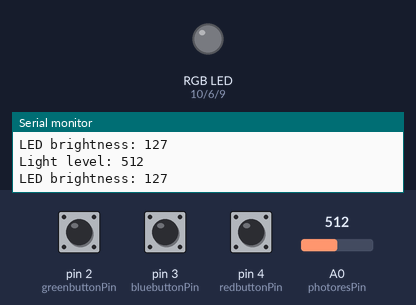
Bench run of a sketch on a simulated Arduino Uno, built with avr-gcc and run on an emulated ATmega328P. Parts: an RGB LED mixed from three pins (HIGH = lit), the last lines printed to the serial monitor. Inputs (shaded band) come from the test bench; at power-on: pin 2 (greenbuttonPin) LOW, pin 3 (bluebuttonPin) LOW, pin 4 (redbuttonPin) LOW, A0 (photoresPin) = 512. Dim RGB values are drawn brighter than linear.

Above: at 1.2 s.
1.3 s: pin 2 (greenbuttonPin) pulled HIGH for 0.15 s
At 1.41 s:
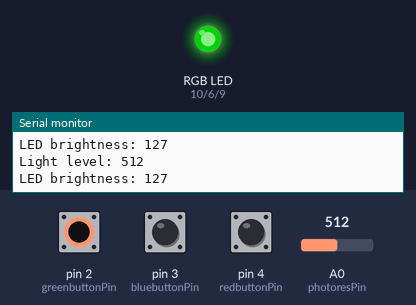
3.0 s: pin 3 (bluebuttonPin) pulled HIGH for 0.15 s
At 3.12 s:
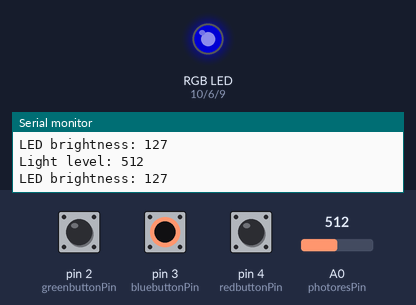
4.7 s: pin 4 (redbuttonPin) pulled HIGH for 0.15 s
At 4.83 s:
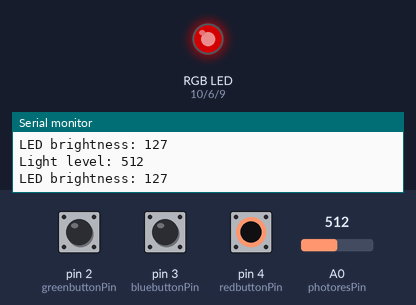
6.4 s: A0 (photoresPin) set to 408
9.4 s: A0 (photoresPin) set to 385
12.4 s: pin 2 (greenbuttonPin) pulled HIGH for 1 s
At 13.8 s:
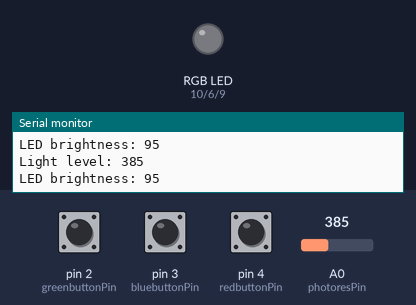
Timing chart, 0 to 15.4 s (numbered marks = the images above; inputs shaded):
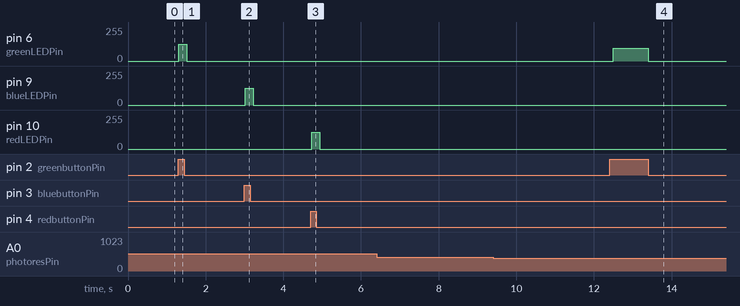

The sketch:

Day_7_R_1_sketch_nov17b.ino
```cpp
/*
 * R1 -- Change Green LED to Pin 6 to allow for Pulse Width Modulation (PWM)
 *
 * Steve's Cogsworth City -- Day 7
 * General Comments and Logic Narrative
 *
 * Pin Assigmnent Chart
 *
 * A0 – Photoresistor --> const int photoresPin = A0;   // The Photo Resister is wired to Pin A0
 * 2 – Green Button --> const int greenbuttonPin = 2;   // The Green Button is wired to Pin 2
 * 3 – Blue Button --> const int bluebuttonPin = 3;   // The Blue Button is wired to Pin 3
 * 4 – Orange / Red Button --> const int redbuttonPin = 4;   // The Red Button is wired to Pin 4
 *
 * 6 – Green LED  --> const int greenLEDPin = 8;   // The Green LED is wired to Pin 6 -- R1 -- WAS: Pin 8
 * 9 – Blue LED  --> const int blueLEDPin = 9;   // The Blue LED is wired to Pin 9
 * 10 – Red LED  --> const int redLEDPin = 10;   // The Red LED is wired to Pin 10
 *
 *
 *
 * Variable List
 *
 *
 */


// Explicitly include Arduino.h to insure compatability if using other than the Arduino IDE
#include "Arduino.h"

// ************************************************
//    Include other libraries and header files as needed.

// ************************************************
/*  Setup for DIP switch pins for devices
 *  const int devicePin1 = 2;   // Device 1 is connected to pin 2
 *
 *  Define Variables Needed
 *
 *  int variableState1 = 0;    // Variable to ....
 *
 */

const int photoresPin = A0;     // The Photo Resister is wired to Pin A0
const int greenbuttonPin = 2;   // The Green Button is wired to Pin 2
const int bluebuttonPin = 3;    // The Blue Button is wired to Pin 3
const int redbuttonPin = 4;     // The Red Button is wired to Pin 4

const int greenLEDPin = 6;      // The Green LED is wired to Pin 6 -- R1:  WAS Pin 8
const int blueLEDPin = 9;       // The Blue LED is wired to Pin 9
const int redLEDPin = 10;       // The Red LED is wired to Pin 10

int greenbuttonState = 0;       // variable for reading the green button status
int bluebuttonState = 0;        // variable for reading the blue button status
int redbuttonState = 0;         // variable for reading the red button status
int ledBrightness = 0;          // variable for LED brightness based on photoresistor

// ************************************************
//                     SETUP()
// ************************************************
void setup() {
  // put your setup code here, to run once:
  pinMode(greenbuttonPin, INPUT);  // initialize the Green button pin as an input
  pinMode(bluebuttonPin, INPUT);   // initialize the Blue button pin as an input
  pinMode(redbuttonPin, INPUT);    // initialize the Red button pin as an input
  pinMode(greenLEDPin, OUTPUT);    // initialize the Green LED pin as an output
  pinMode(blueLEDPin, OUTPUT);     // initialize the Blue LED pin as an output
  pinMode(redLEDPin, OUTPUT);      // initialize the Red LED pin as an output
  Serial.begin(9600);              // begin serial communication for debugging

}

// ************************************************
//                     LOOP()
// ************************************************
void loop() {
  // put your main code here, to run repeatedly:
    // read the state of the pushbutton values:
  greenbuttonState = digitalRead(greenbuttonPin);
  bluebuttonState = digitalRead(bluebuttonPin);
  redbuttonState = digitalRead(redbuttonPin);

  // read the photoresistor value and map it to LED brightness:
  int sensorValue = analogRead(photoresPin);
  ledBrightness = map(sensorValue, 0, 1023, 0, 255);

  // check if the pushbuttons are pressed. If they are, the buttonState is HIGH:
  if (greenbuttonState == HIGH) {
    analogWrite(greenLEDPin, ledBrightness);  // adjust LED brightness based on light level
  } else {
    analogWrite(greenLEDPin, 0);   // turn LED off
  }

  if (bluebuttonState == HIGH) {
    analogWrite(blueLEDPin, ledBrightness);  // adjust LED brightness based on light level
  } else {
    analogWrite(blueLEDPin, 0);   // turn LED off
  }

  if (redbuttonState == HIGH) {
    analogWrite(redLEDPin, ledBrightness);  // adjust LED brightness based on light level
  } else {
    analogWrite(redLEDPin, 0);   // turn LED off
  }

  // print the sensor values to the serial monitor for debugging
  Serial.print("Light level: ");
  Serial.println(sensorValue);
  Serial.print("LED brightness: ");
  Serial.println(ledBrightness);

  delay(100);  // wait for a short period before repeating the loop

}


// ************************************************
//                     Lesson Reference Code
// ************************************************

/*
const int buttonPin1 = 2;   // the number of the first button pin
const int buttonPin2 = 3;   // the number of the second button pin
const int buttonPin3 = 4;   // the number of the third button pin
const int ledPin1 = 8;      // the number of the first LED pin
const int ledPin2 = 9;      // the number of the second LED pin
const int ledPin3 = 10;     // the number of the third LED pin
const int photoPin = A0;    // the pin where the photoresistor is connected

int buttonState1 = 0;       // variable for reading the first button status
int buttonState2 = 0;       // variable for reading the second button status
int buttonState3 = 0;       // variable for reading the third button status
int ledBrightness = 0;      // variable for LED brightness based on photoresistor

void setup() {
  pinMode(buttonPin1, INPUT);  // initialize the first button pin as an input
  pinMode(buttonPin2, INPUT);  // initialize the second button pin as an input
  pinMode(buttonPin3, INPUT);  // initialize the third button pin as an input
  pinMode(ledPin1, OUTPUT);    // initialize the first LED pin as an output
  pinMode(ledPin2, OUTPUT);    // initialize the second LED pin as an output
  pinMode(ledPin3, OUTPUT);    // initialize the third LED pin as an output
  Serial.begin(9600);          // begin serial communication for debugging
}

void loop() {
  // read the state of the pushbutton values:
  buttonState1 = digitalRead(buttonPin1);
  buttonState2 = digitalRead(buttonPin2);
  buttonState3 = digitalRead(buttonPin3);

  // read the photoresistor value and map it to LED brightness:
  int sensorValue = analogRead(photoPin);
  ledBrightness = map(sensorValue, 0, 1023, 0, 255);

  // check if the pushbuttons are pressed. If they are, the buttonState is HIGH:
  if (buttonState1 == HIGH) {
    analogWrite(ledPin1, ledBrightness);  // adjust LED brightness based on light level
  } else {
    analogWrite(ledPin1, 0);   // turn LED off
  }

  if (buttonState2 == HIGH) {
    analogWrite(ledPin2, ledBrightness);  // adjust LED brightness based on light level
  } else {
    analogWrite(ledPin2, 0);   // turn LED off
  }

  if (buttonState3 == HIGH) {
    analogWrite(ledPin3, ledBrightness);  // adjust LED brightness based on light level
  } else {
    analogWrite(ledPin3, 0);   // turn LED off
  }

  // print the sensor values to the serial monitor for debugging
  Serial.print("Light level: ");
  Serial.println(sensorValue);
  Serial.print("LED brightness: ");
  Serial.println(ledBrightness);

  delay(100);  // wait for a short period before repeating the loop
}

*/
```

Measured:
- after the input at 1.3 s, pin 6 (greenLEDPin): 0/255 → 127/255 at once, → 0/255 0.20 s later
- after the input at 3.0 s, pin 9 (blueLEDPin): 0/255 → 127/255 at once, → 0/255 0.20 s later
- after the input at 4.7 s, pin 10 (redLEDPin): 0/255 → 127/255 at once, → 0/255 0.20 s later
- after the input at 12.4 s, pin 6 (greenLEDPin): 0/255 → 95/255 after 0.10 s, → 0/255 0.91 s later
